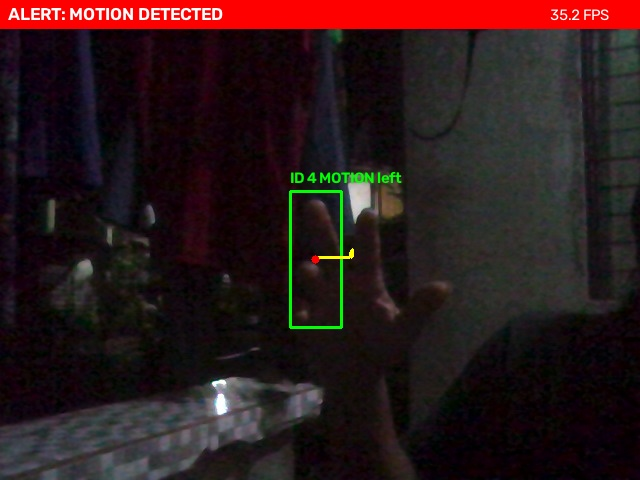
#> input picture snapshots/alert_20261116_204618.jpg, 640 x 480 px, given in place of the camera
$ python motion_security.py
#> lines starting #> are read from the running program, lines starting #| are printed output that depends on the picture
"""
Motion-Triggered Security Monitor

A live-webcam security application built with classical OpenCV techniques.
It watches a scene, separates moving objects from the static background,
tracks them from frame to frame, and raises an alert (with snapshot + log)
when sustained motion is detected inside a user-defined watch zone.

OpenCV topics used (from the laboratory list):
    a. Image Operations ............ grayscale, Gaussian blur, resize, flip, drawing
    b. Image Segmentation .......... MOG2 background subtraction, thresholding,
                                     morphological opening / dilation
    d. Image Analysis .............. contour extraction, area, bounding box, centroid
    e. Motion & Object Tracking .... centroid tracker with IDs, trails, direction
    c. Haar Cascade (optional) ..... face check inside moving regions to label
                                     "PERSON" vs. generic "MOTION"

Controls (while the window is focused):
    q / ESC  quit            r  reset background model
    s        save snapshot   m  toggle mask view
    f        toggle Haar face check
    z        toggle watch-zone restriction (zone = center 80% of the frame)

Run:
    python motion_security.py                      # default webcam (index 0)
    python motion_security.py --source video.mp4   # recorded video instead
"""

import argparse
import csv
import math
import os
import time
from collections import deque
from datetime import datetime

import cv2
import numpy as np


# 1. CONFIGURATION

FRAME_WIDTH = 640            # every frame is resized to this width for speed
WARMUP_FRAMES = 30           # frames used to learn the background before alerts
MIN_CONTOUR_AREA = 800       # ignore blobs smaller than this (noise, in pixels)
MAX_MATCH_DISTANCE = 80      # max centroid jump (px) to treat as the same object
MAX_MISSING_FRAMES = 15      # drop a track after this many frames unseen
MIN_TRACK_AGE = 8            # frames an object must persist to count as real
ALERT_COOLDOWN_SEC = 3.0     # minimum seconds between two saved alerts
TRAIL_LENGTH = 30            # number of past centroids drawn as a trail

SNAPSHOT_DIR = "snapshots"
LOG_FILE = os.path.join("logs", "events.csv")

# 2. OBJECT TRACKER  (Topic e: Motion and Object Tracking)

class TrackedObject:
    """Holds the state of one tracked moving object."""

    # [27 lines left out: functions __init__, update, direction, not called in this run]


class CentroidTracker:
    """Greedy nearest-centroid tracker that assigns persistent IDs."""

    def __init__(self):
        self.next_id = 1
        self.objects = {}

    def update(self, detections):
        """
        detections: list of (centroid, bbox) found in the current frame.
        Returns the dict of currently tracked objects {id: TrackedObject}.
        """
        # Nothing detected: every existing track has now been missed once more.
        if not detections:
            for obj in list(self.objects.values()):
                obj.missing += 1
                if obj.missing > MAX_MISSING_FRAMES:
                    del self.objects[obj.object_id]
            return self.objects

        # Build all (distance, track_id, detection_index) pairs, closest first.
        pairs = []
        for tid, obj in self.objects.items():
            for di, (centroid, _) in enumerate(detections):
                dist = math.hypot(obj.centroid[0] - centroid[0],
                                  obj.centroid[1] - centroid[1])
                if dist <= MAX_MATCH_DISTANCE:
                    pairs.append((dist, tid, di))
        pairs.sort()

        used_tracks, used_dets = set(), set()
        for dist, tid, di in pairs:
            if tid in used_tracks or di in used_dets:
                continue
            centroid, bbox = detections[di]
            self.objects[tid].update(centroid, bbox)
            used_tracks.add(tid)
            used_dets.add(di)

        # Tracks that found no match are missed this frame.
        for tid in list(self.objects):
            if tid not in used_tracks:
                self.objects[tid].missing += 1
                if self.objects[tid].missing > MAX_MISSING_FRAMES:
                    del self.objects[tid]

        # Detections that matched no track become new objects.
        for di, (centroid, bbox) in enumerate(detections):
            if di not in used_dets:
                self.objects[self.next_id] = TrackedObject(self.next_id, centroid, bbox)
                self.next_id += 1

        return self.objects


# 3. PROCESSING STEPS

def preprocess(frame):
    """Topic a (Image Operations): resize, grayscale and blur the frame."""
    h, w = frame.shape[:2]
    scale = FRAME_WIDTH / float(w)
    frame = cv2.resize(frame, (FRAME_WIDTH, int(h * scale)))
    gray = cv2.cvtColor(frame, cv2.COLOR_BGR2GRAY)
    blurred = cv2.GaussianBlur(gray, (21, 21), 0)   # suppress sensor noise
    return frame, gray, blurred


def segment_motion(subtractor, blurred):
    """
    Topic b (Image Segmentation): produce a clean binary mask of moving pixels.
    1) MOG2 background subtraction  -> foreground mask (shadows = 127)
    2) Threshold at 200             -> removes shadows, keeps true foreground
    3) Morphological opening        -> removes tiny speckles
    4) Dilation                     -> grows blobs so nearby pieces touch
    5) Morphological closing        -> fills gaps so one person = one blob
    """
    fg_mask = subtractor.apply(blurred)
    _, mask = cv2.threshold(fg_mask, 200, 255, cv2.THRESH_BINARY)
    kernel = cv2.getStructuringElement(cv2.MORPH_ELLIPSE, (5, 5))
    mask = cv2.morphologyEx(mask, cv2.MORPH_OPEN, kernel, iterations=1)
    mask = cv2.dilate(mask, kernel, iterations=3)
    close_kernel = cv2.getStructuringElement(cv2.MORPH_ELLIPSE, (31, 31))
    mask = cv2.morphologyEx(mask, cv2.MORPH_CLOSE, close_kernel)
    return mask


# [18 lines left out: function extract_detections, not called in this run]


def load_face_cascade():
    """Topic c (Haar Cascade): load the pretrained frontal-face classifier."""
    try:
        path = os.path.join(cv2.data.haarcascades, "haarcascade_frontalface_default.xml")
        cascade = cv2.CascadeClassifier(path)
    except AttributeError:
        # Some OpenCV builds (e.g. 5.x core) do not ship the cascade module.
        print("[WARN] CascadeClassifier unavailable - face check disabled. "
              "Install opencv-python 4.x (see requirements.txt).")
        return None
    if cascade.empty():
        print("[WARN] Haar cascade file not found - face check disabled.")
        return None
    return cascade


def label_people(cascade, gray, tracks):
    """Run the Haar face detector only inside each moving region (fast)."""
    for obj in tracks.values():
        x, y, w, h = obj.bbox
        pad = 20
        roi = gray[max(0, y - pad): y + h + pad, max(0, x - pad): x + w + pad]
        if roi.size == 0 or roi.shape[0] < 40 or roi.shape[1] < 40:
            continue
        faces = cascade.detectMultiScale(roi, scaleFactor=1.2,
                                         minNeighbors=5, minSize=(30, 30))
        obj.label = "PERSON" if len(faces) > 0 else "MOTION"


# 4. VISUALISATION  (Topic a: drawing overlays)

def draw_overlays(frame, tracks, zone, alarm, fps, show_mask_hint):
    """Draw zone, bounding boxes, IDs, trails, and the status banner."""
    if zone is not None:
        cv2.rectangle(frame, (zone[0], zone[1]), (zone[2], zone[3]), (255, 200, 0), 1)
        cv2.putText(frame, "WATCH ZONE", (zone[0] + 5, zone[1] + 18),
                    cv2.FONT_HERSHEY_SIMPLEX, 0.5, (255, 200, 0), 1)

    for obj in tracks.values():
        if obj.age < MIN_TRACK_AGE or obj.missing > 0:
            continue   # only draw confirmed, currently visible objects
        x, y, w, h = obj.bbox
        color = (0, 0, 255) if obj.label == "PERSON" else (0, 255, 0)
        cv2.rectangle(frame, (x, y), (x + w, y + h), color, 2)
        cv2.putText(frame, f"ID {obj.object_id} {obj.label} {obj.direction()}",
                    (x, max(15, y - 8)), cv2.FONT_HERSHEY_SIMPLEX, 0.5, color, 2)
        pts = list(obj.trail)
        for i in range(1, len(pts)):
            cv2.line(frame, pts[i - 1], pts[i], (0, 255, 255), 2)
        cv2.circle(frame, obj.centroid, 4, (0, 0, 255), -1)

    banner_color = (0, 0, 255) if alarm else (0, 150, 0)
    cv2.rectangle(frame, (0, 0), (frame.shape[1], 28), banner_color, -1)
    status = "ALERT: MOTION DETECTED" if alarm else "MONITORING - area clear"
    cv2.putText(frame, status, (8, 20), cv2.FONT_HERSHEY_SIMPLEX, 0.6, (255, 255, 255), 2)
    cv2.putText(frame, f"{fps:4.1f} FPS", (frame.shape[1] - 90, 20),
                cv2.FONT_HERSHEY_SIMPLEX, 0.5, (255, 255, 255), 1)
    return frame


# 5. EVENT LOGGING

# [18 lines left out: function log_event, not called in this run]


# 6. MAIN LOOP

def parse_args():
    parser = argparse.ArgumentParser(description="Motion-triggered security monitor")
    parser.add_argument("--source", default="0",
                        help="webcam index (default 0) or path to a video file")
    parser.add_argument("--no-display", action="store_true",
                        help="run without a window (for testing on servers)")
    parser.add_argument("--max-frames", type=int, default=0,
                        help="stop after N frames (0 = run until quit)")
    return parser.parse_args()


def main():
    args = parse_args()
    source = int(args.source) if args.source.isdigit() else args.source
    cap = cv2.VideoCapture(source)
    if not cap.isOpened():
        print(f"[ERROR] Cannot open source: {args.source}")
        return 1

    subtractor = cv2.createBackgroundSubtractorMOG2(history=500, varThreshold=25,
                                                    detectShadows=True)
    tracker = CentroidTracker()
    cascade = load_face_cascade()
    use_haar = cascade is not None
    use_zone = False
    show_mask = False
    is_webcam = isinstance(source, int)

    frame_count, alerts_saved = 0, 0
    last_alert, prev_time, fps = 0.0, time.time(), 0.0

    while True:
        ok, frame = cap.read()
#> frame is the input picture: shape (480, 640, 3); mean B, G, R 25.9, 25, 43.4
        if not ok:
            break
        frame_count += 1
        if is_webcam:
            frame = cv2.flip(frame, 1)       # mirror view feels natural on webcam
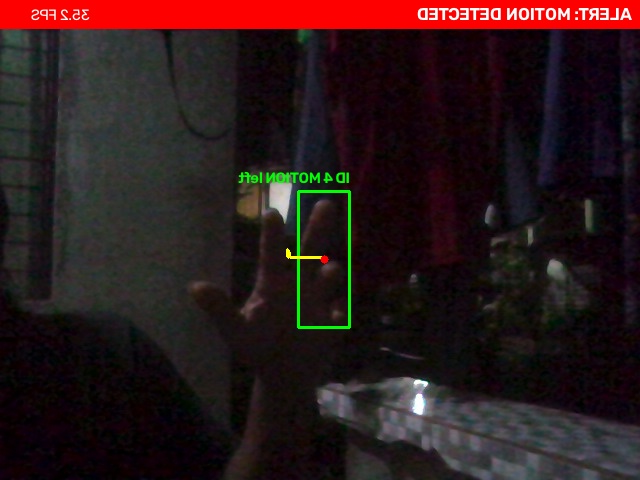
#> frame: shape (480, 640, 3); mean B, G, R 25.9, 25, 43.4

        # --- Pipeline: preprocess -> segment -> analyse -> track -> classify ---
        frame, gray, blurred = preprocess(frame)
#> in preprocess, `gray = cv2.cvtColor(frame, cv2.COLOR_BGR2GRAY)`:
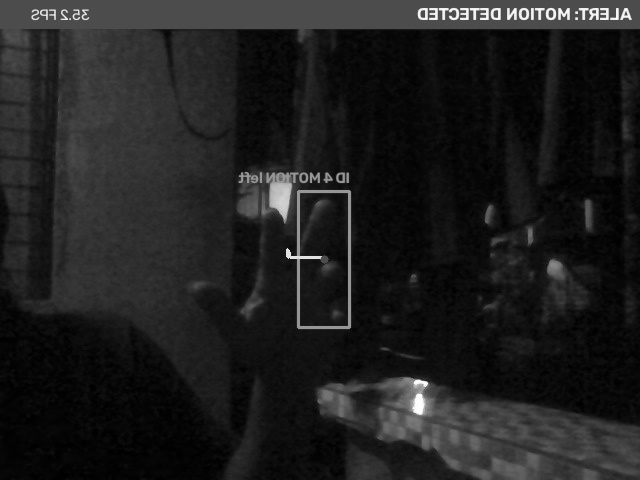
#> gray: shape (480, 640); min 0, max 255, mean 30.6
#> in preprocess, `blurred = cv2.GaussianBlur(gray, (21, 21), 0)`:
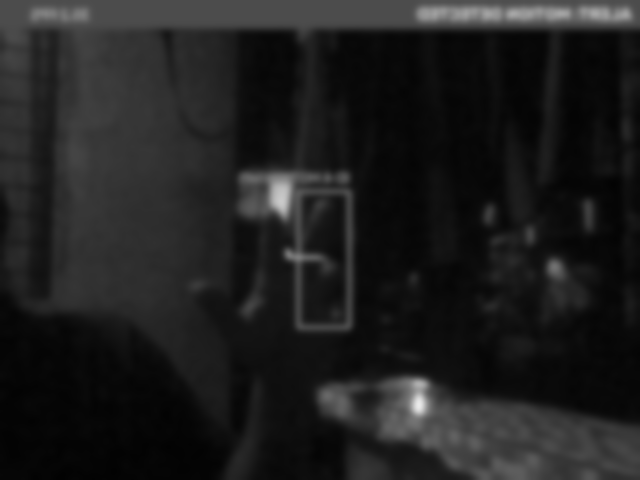
#> blurred: shape (480, 640); min 2, max 234, mean 30.6
        h, w = frame.shape[:2]
#> h = 480; w = 640
        zone = (int(w * 0.1), int(h * 0.1), int(w * 0.9), int(h * 0.9)) if use_zone else None

        mask = segment_motion(subtractor, blurred)
#> in segment_motion, `fg_mask = subtractor.apply(blurred)`: fg_mask: shape (480, 640); every value is 127
#> in segment_motion, `_, mask = cv2.threshold(fg_mask, 200, 255, cv2.THRESH_BINARY)`: mask: shape (480, 640); every value is 0
        detections = extract_detections(mask, zone) if frame_count > WARMUP_FRAMES else []
#> detections = []
        tracks = tracker.update(detections)
#> tracks = 0 items
        if use_haar:
            label_people(cascade, gray, tracks)

        confirmed = [o for o in tracks.values() if o.age >= MIN_TRACK_AGE and o.missing == 0]
#> confirmed = []
        alarm = len(confirmed) > 0
#> alarm = False

        now = time.time()
        fps = 0.9 * fps + 0.1 * (1.0 / max(now - prev_time, 1e-6))
        prev_time = now

        output = draw_overlays(frame.copy(), tracks, zone, alarm, fps, show_mask)
#> in draw_overlays, `banner_color = (0, 0, 255) if alarm else (0, 150, 0)`: banner_color = (0, 150, 0)
#> in draw_overlays, `status = "ALERT: MOTION DETECTED" if alarm else "MONITORING - area cle..`: status = 'MONITORING - area clear'
#> in draw_overlays, `cv2.putText(frame, f"{fps:4.1f} FPS", (frame.shape[1] - 90, 20), cv2.F..`:
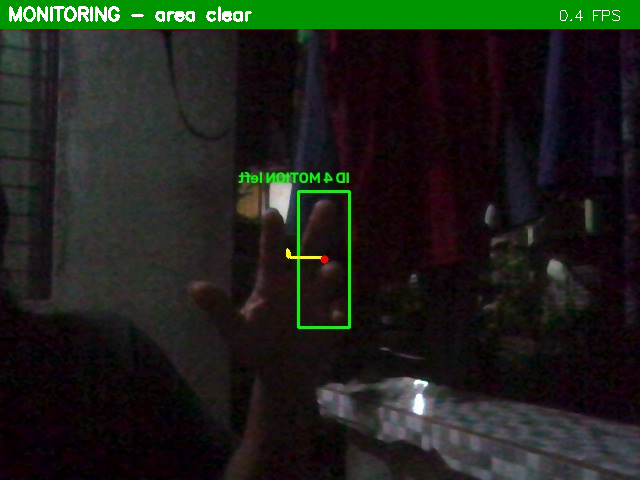
#> frame: shape (480, 640, 3); mean of channels 0, 1, 2 26, 33.4, 29.9; drawn as B, G, R
        if alarm and now - last_alert > ALERT_COOLDOWN_SEC:
            log_event(output, tracks)
            last_alert = now
            alerts_saved += 1

        if not args.no_display:
            if show_mask:
                mask_bgr = cv2.cvtColor(mask, cv2.COLOR_GRAY2BGR)
                cv2.imshow("Motion Security Monitor", np.hstack([output, mask_bgr]))
            else:
                cv2.imshow("Motion Security Monitor", output)
            key = cv2.waitKey(1) & 0xFF
#> (key q is pressed here)
            if key in (ord("q"), 27):
                break
            elif key == ord("r"):
                subtractor = cv2.createBackgroundSubtractorMOG2(500, 25, True)
                tracker = CentroidTracker()
                frame_count = 0
                print("[INFO] Background model reset.")
            elif key == ord("s"):
                log_event(output, tracks)
            elif key == ord("m"):
                show_mask = not show_mask
            elif key == ord("f") and cascade is not None:
                use_haar = not use_haar
            elif key == ord("z"):
                use_zone = not use_zone

        if args.max_frames and frame_count >= args.max_frames:
            break

    cap.release()
    if not args.no_display:
        cv2.destroyAllWindows()
    print(f"[DONE] frames={frame_count}  alerts_saved={alerts_saved}")
    return 0


if __name__ == "__main__":
    raise SystemExit(main())
#> (the program exits here)

$ run again, on snapshots/alert_20261116_204624.jpg
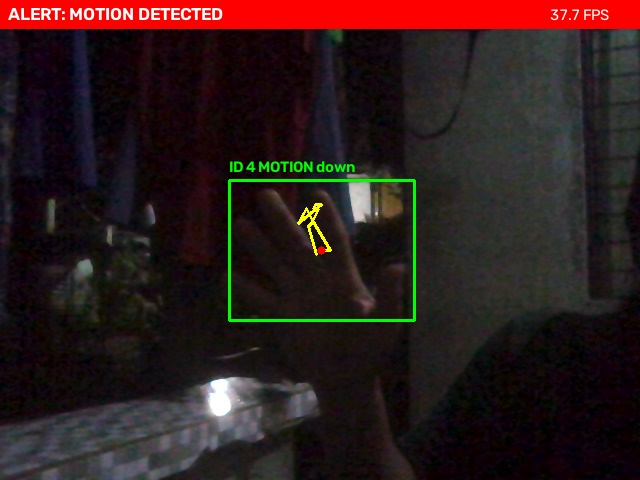
#> input picture snapshots/alert_20261116_204624.jpg, 640 x 480 px, given in place of the camera
#> in main, frame is the input picture: shape (480, 640, 3); mean B, G, R 27.4, 28, 45.2
#> in preprocess, `blurred = cv2.GaussianBlur(gray, (21, 21), 0)`:
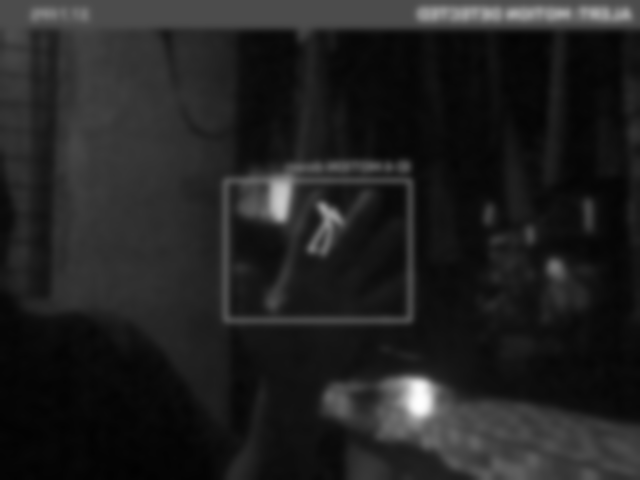
#> blurred: shape (480, 640); min 2, max 254, mean 33.1
#> fg_mask: shape (480, 640); every value is 127
#> mask: shape (480, 640); every value is 0
#> detections = []
#> tracks = 0 items
#> confirmed = []
#> alarm = False
#> banner_color = (0, 150, 0)
#> status = 'MONITORING - area clear'
#> in draw_overlays, `cv2.putText(frame, f"{fps:4.1f} FPS", (frame.shape[1] - 90, 20), cv2.F..`:
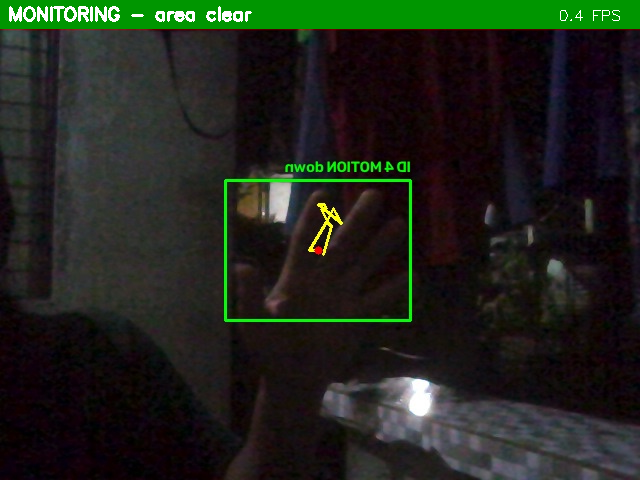
#> frame: shape (480, 640, 3); mean of channels 0, 1, 2 27.6, 36.4, 31.8; drawn as B, G, R
